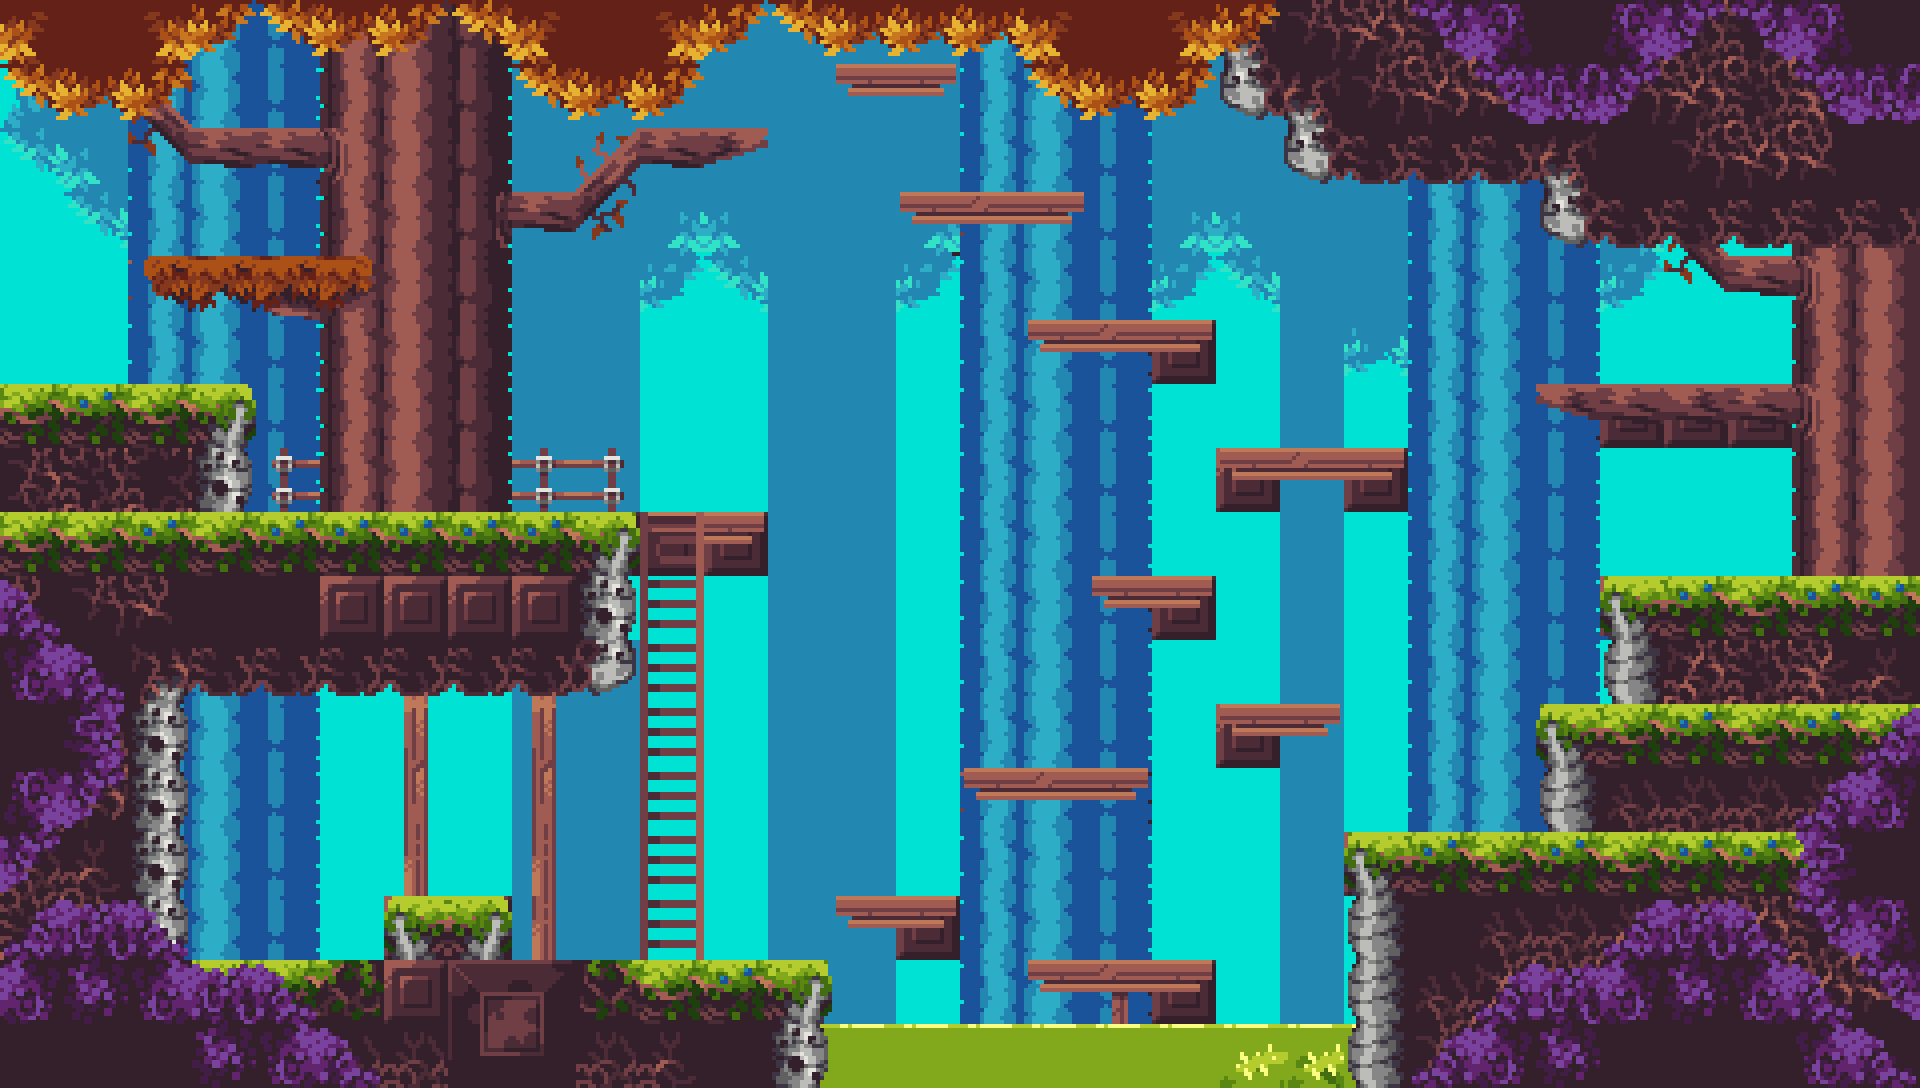

This game map was drawn from its Tiled (.tmx) file and the tilesets committed beside it. A one-line description and the full map source follow:
An orthogonal 30x17 tile map with 64x64 px tiles, 4 tile layers (collision, background, foreground, top).

<map version="1.10" tiledversion="1.10.2" orientation="orthogonal" renderorder="right-down" width="30" height="17" tilewidth="64" tileheight="64" infinite="0" backgroundcolor="#00e3d4" nextlayerid="5" nextobjectid="1">
 <tileset firstgid="1" name="Assets-2048" tilewidth="64" tileheight="64" tilecount="1024" columns="32">
  <image source="ts-forest.png" width="2048" height="2048" />
 </tileset>
 <layer id="1" name="collision" width="30" height="17">
  <data encoding="csv">
0,0,0,0,0,0,0,0,0,0,0,0,0,0,0,0,0,0,0,0,0,0,0,0,0,0,0,0,0,0,
0,0,108,0,0,0,0,0,0,0,0,0,0,108,108,0,0,0,0,0,0,0,0,0,0,0,0,0,0,0,
0,0,0,108,108,0,0,0,0,0,108,108,0,0,0,0,0,0,0,0,0,0,0,0,0,0,0,0,0,0,
0,0,0,0,0,0,0,0,108,108,0,0,0,0,108,108,108,0,0,0,0,0,0,0,0,0,0,0,0,0,
0,0,108,108,108,108,0,0,0,0,0,0,0,0,0,0,0,0,0,0,0,0,0,0,0,0,0,0,0,0,
0,0,0,0,0,0,0,0,0,0,0,0,0,0,0,0,108,108,108,0,0,0,0,0,0,0,0,0,0,0,
108,108,108,108,0,0,0,0,0,0,0,0,0,0,0,0,0,0,0,0,0,0,0,0,108,108,108,108,0,0,
0,0,0,0,0,0,0,0,0,0,0,0,0,0,0,0,0,0,0,108,108,108,0,0,0,0,0,0,0,0,
108,108,108,108,108,108,108,108,108,108,108,108,0,0,0,0,0,0,0,0,0,0,0,0,0,0,0,0,0,0,
0,0,0,0,0,0,0,0,0,0,0,0,0,0,0,0,0,108,108,0,0,0,0,0,0,108,108,108,108,108,
0,0,0,0,0,0,0,0,0,0,0,0,0,0,0,0,0,0,0,0,0,0,0,0,0,0,0,0,0,0,
0,0,0,0,0,0,0,0,0,0,0,0,0,0,0,0,0,0,0,108,108,0,0,0,108,108,108,108,108,108,
0,0,0,0,0,0,0,0,0,0,0,0,0,0,0,108,108,108,0,0,0,0,0,0,0,0,0,0,0,0,
0,0,0,0,0,0,0,0,0,0,0,0,0,0,0,0,0,0,0,0,0,108,108,108,108,108,108,108,108,108,
0,0,0,0,0,0,108,108,0,0,0,0,0,108,108,0,0,0,0,0,0,0,0,0,0,0,0,0,0,0,
108,108,108,108,108,108,108,108,108,108,108,108,108,0,0,0,108,108,108,0,0,0,0,0,0,0,0,0,0,0,
0,0,0,0,0,0,0,0,0,0,0,0,0,0,0,0,0,0,0,0,0,0,0,0,0,0,0,0,0,0
</data>
 </layer>
 <layer id="2" name="background" width="30" height="17">
  <data encoding="csv">
584,585,388,389,390,114,115,116,354,354,354,354,354,354,354,388,389,390,354,354,0,0,0,0,0,0,0,0,0,0,
616,617,388,389,390,114,115,116,354,354,354,354,354,354,354,388,389,390,354,354,354,0,0,0,0,0,0,0,0,0,
648,649,388,389,390,114,115,116,354,354,354,354,354,354,354,388,389,390,354,354,354,354,388,389,390,0,0,0,0,0,
680,681,388,389,390,114,115,116,354,354,651,649,354,354,651,388,389,390,651,649,354,354,388,389,390,651,240,0,114,115,
0,0,388,389,390,114,115,116,354,354,683,681,354,354,683,388,389,390,683,681,354,354,388,389,390,683,684,0,0,0,
0,0,388,389,390,114,115,116,354,354,0,0,354,354,0,388,389,390,0,0,354,682,388,389,390,0,0,0,0,0,
0,0,388,389,390,114,115,116,354,354,0,0,354,354,0,388,389,390,0,0,354,0,388,389,390,0,209,0,0,0,
0,0,388,389,390,114,115,116,354,354,0,0,354,354,0,388,389,390,0,0,354,0,388,389,390,0,0,0,0,0,
0,0,0,0,0,0,0,0,0,0,0,0,354,354,0,388,389,390,0,0,354,0,388,389,390,0,0,0,0,0,
0,0,0,0,0,0,0,0,0,0,0,0,354,354,0,388,389,390,0,0,354,0,388,389,390,548,549,550,0,0,
0,0,388,389,390,0,0,0,354,354,0,0,354,354,0,388,389,390,0,0,354,0,388,389,390,0,0,0,0,0,
0,0,388,389,390,0,0,0,354,354,0,0,354,354,0,388,389,390,0,0,354,0,388,389,390,0,0,0,0,0,
0,0,388,389,390,0,0,0,354,354,0,0,354,354,0,388,389,390,0,0,354,0,388,389,390,0,0,0,0,0,
0,0,388,389,390,0,0,0,354,354,0,0,354,354,0,388,389,390,0,0,354,0,388,389,0,0,0,0,0,0,
0,0,388,389,390,0,0,0,618,354,0,0,354,354,0,388,389,390,0,0,354,0,0,0,0,0,0,0,0,0,
0,0,0,0,0,0,0,0,0,0,0,0,354,354,0,388,389,390,0,0,354,0,0,0,0,0,0,0,0,0,
0,0,0,0,0,0,0,0,0,0,0,0,79,0,0,0,0,0,0,0,0,80,0,0,0,0,0,0,0,0
</data>
 </layer>
 <layer id="3" name="foreground" width="30" height="17">
  <data encoding="csv">
0,0,0,0,0,0,0,0,0,0,0,0,0,0,0,0,0,0,0,99,135,136,137,138,68,103,104,105,106,68,
0,0,240,0,0,0,0,0,0,0,0,0,0,528,530,0,0,0,0,131,99,168,169,170,68,135,136,137,138,68,
0,0,272,209,209,210,0,0,0,241,245,246,0,0,0,0,0,0,0,0,131,132,132,132,99,68,168,169,170,68,
0,0,0,0,0,0,0,244,245,273,0,0,0,0,528,468,530,0,0,0,0,0,0,0,131,132,132,132,132,132,
0,0,143,144,145,146,0,0,0,0,0,0,0,0,0,0,0,0,0,0,0,0,0,0,0,0,272,209,210,115,
0,0,0,0,0,0,0,0,0,0,0,0,0,0,0,0,528,468,530,0,0,0,0,0,0,0,0,0,178,115,
7,4,7,5,0,0,0,0,0,0,0,0,0,0,0,0,0,0,0,0,0,0,0,0,208,209,208,209,210,115,
103,104,105,70,495,0,0,0,497,498,0,0,0,0,0,0,0,0,0,528,468,530,0,0,0,0,0,0,114,115,
7,7,15,7,4,4,4,4,4,38,204,530,0,0,0,0,0,0,0,0,0,0,0,0,0,0,0,0,114,115,
139,229,227,260,260,108,108,108,108,70,236,0,0,0,0,0,0,528,530,0,0,0,0,0,0,34,15,7,4,15,
68,68,101,132,132,132,142,132,142,102,268,0,0,0,0,0,0,0,0,0,0,0,0,0,0,66,72,73,74,75,
103,41,70,0,0,0,174,0,174,0,236,0,0,0,0,0,0,0,0,528,530,0,0,0,34,7,15,7,15,7,
103,169,70,0,0,0,206,0,206,0,268,0,0,0,0,528,468,530,0,0,0,0,0,0,66,71,41,41,41,75,
41,42,70,0,0,0,238,0,238,0,236,0,0,0,0,0,0,0,0,0,0,34,4,7,15,7,15,4,7,4,
73,74,70,0,0,0,3,5,238,0,268,0,0,528,530,0,0,0,0,0,0,66,68,40,41,42,135,136,137,138,
168,169,170,4,7,76,108,140,141,82,7,4,38,0,0,0,528,529,530,0,0,66,71,72,73,74,75,168,169,170,
40,41,40,41,42,40,41,172,173,41,42,68,70,80,80,80,80,80,80,332,333,66,103,104,105,106,107,68,68,68
</data>
 </layer>
 <layer id="4" name="top" width="30" height="17">
  <data encoding="csv">
400,401,402,403,432,433,434,399,400,401,402,403,432,433,433,433,400,401,402,403,0,0,295,296,297,298,299,295,296,297,
432,433,434,435,0,0,0,431,432,433,434,435,0,0,0,431,432,433,434,435,0,0,327,328,329,330,331,327,328,329,
0,0,0,0,0,0,0,0,0,0,0,0,0,0,0,0,0,0,0,0,0,0,0,0,0,0,0,0,0,0,
0,0,0,0,0,0,0,0,0,0,0,0,0,0,0,0,0,0,0,0,0,0,0,0,0,0,0,0,0,0,
0,0,0,0,0,0,0,0,0,0,0,0,0,0,0,0,0,0,0,0,0,0,0,0,0,0,0,0,0,0,
0,0,0,0,0,0,0,0,0,0,0,0,0,0,0,0,0,0,0,0,0,0,0,0,0,0,0,0,0,0,
0,0,0,0,0,0,0,0,0,0,0,0,0,0,0,0,0,0,0,0,0,0,0,0,0,0,0,0,0,0,
0,0,0,0,0,0,0,0,0,0,0,0,0,0,0,0,0,0,0,0,0,0,0,0,0,0,0,0,0,0,
0,0,0,0,0,0,0,0,0,0,0,0,0,0,0,0,0,0,0,0,0,0,0,0,0,0,500,0,0,0,
202,0,0,0,0,0,0,0,0,0,0,0,0,0,0,0,0,0,0,0,0,0,0,0,0,0,532,533,0,0,
234,235,0,0,0,0,0,0,0,0,0,0,0,0,0,0,0,0,0,0,0,0,0,0,0,0,0,0,0,0,
266,267,0,0,0,0,0,0,0,0,0,0,0,0,0,0,0,0,0,0,0,0,0,0,0,0,0,0,199,200,
298,299,0,0,0,0,0,0,0,0,0,0,0,0,0,0,0,0,0,0,0,0,0,0,0,0,0,0,231,232,
330,0,0,0,0,0,0,0,0,0,0,0,0,0,0,0,0,0,0,0,0,0,0,0,0,0,0,0,263,264,
200,201,202,0,0,0,0,0,0,0,0,0,0,0,0,0,0,0,0,0,0,0,0,0,199,200,201,202,295,296,
232,265,234,201,235,0,0,0,0,0,0,0,0,0,0,0,0,0,0,0,0,0,0,231,201,232,265,234,235,328,
233,233,233,265,234,202,0,0,0,0,0,0,0,0,0,0,0,0,0,0,0,0,231,232,265,233,233,233,234,235
</data>
 </layer>
</map>